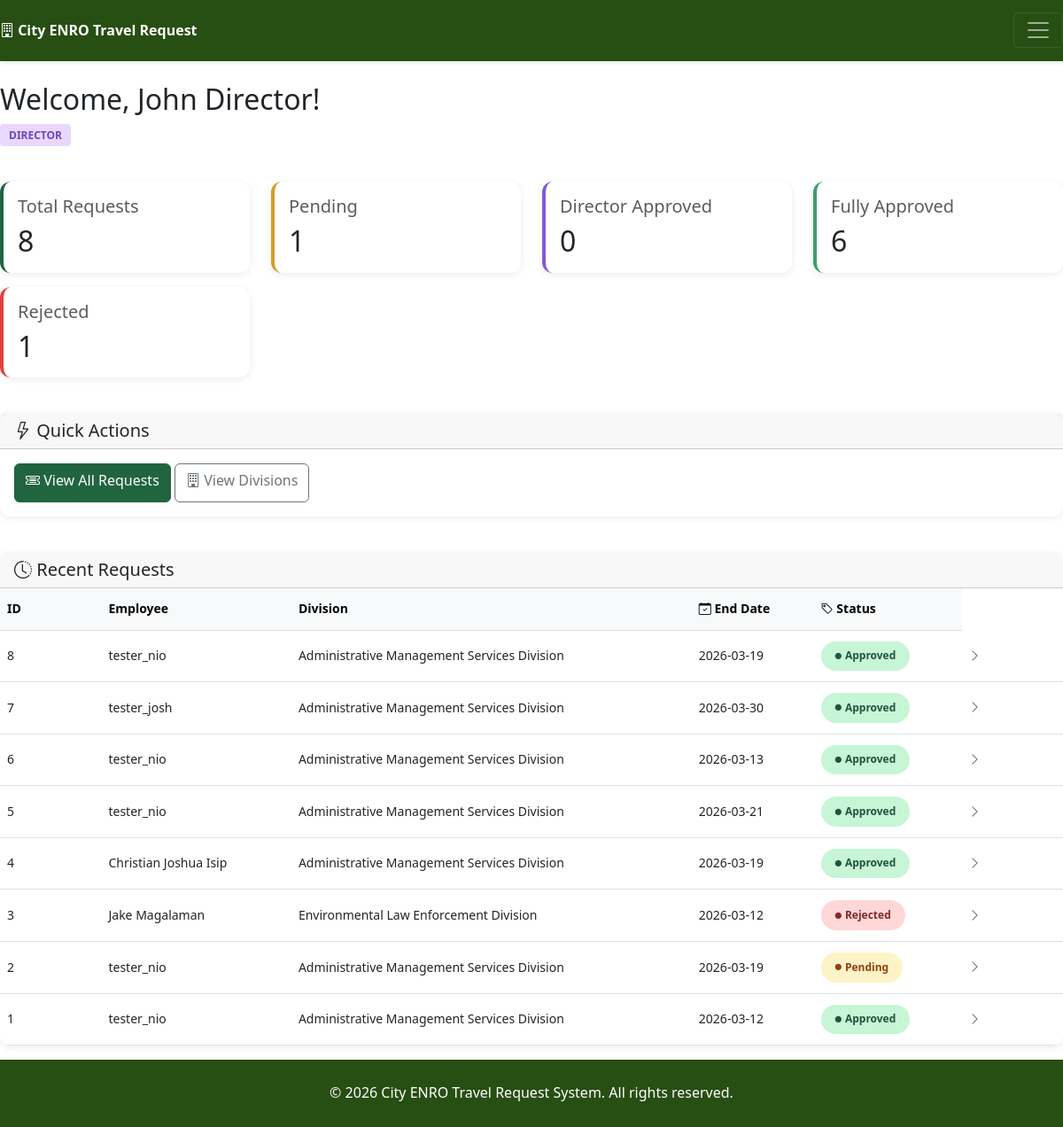
/dashboard (signed in), run on the app's committed database.
### tables this page shows
CREATE TABLE tickets (
            id INTEGER PRIMARY KEY AUTOINCREMENT,
            user_id INTEGER NOT NULL,
            division_id INTEGER NOT NULL,
            destination VARCHAR(200) NOT NULL,
            purpose TEXT NOT NULL,
            associates TEXT,
            start_date DATE NOT NULL,
            end_date DATE NOT NULL,
            vehicle_needed VARCHAR(10) DEFAULT 'no',
            vehicle_assigned VARCHAR(100),
            status VARCHAR(50) DEFAULT 'pending',
            created_at TIMESTAMP DEFAULT CURRENT_TIMESTAMP,
            updated_at TIMESTAMP DEFAULT CURRENT_TIMESTAMP,
            FOREIGN KEY (user_id) REFERENCES users(id),
            FOREIGN KEY (division_id) REFERENCES divisions(id)
        );

CREATE TABLE users (
            id INTEGER PRIMARY KEY AUTOINCREMENT,
            username VARCHAR(50) UNIQUE NOT NULL,
            password VARCHAR(255) NOT NULL,
            role VARCHAR(50) NOT NULL,
            division_id INTEGER,
            full_name VARCHAR(100) NOT NULL,
            created_at TIMESTAMP DEFAULT CURRENT_TIMESTAMP,
            FOREIGN KEY (division_id) REFERENCES divisions(id)
        );

CREATE TABLE divisions (
            id INTEGER PRIMARY KEY AUTOINCREMENT,
            name VARCHAR(100) NOT NULL
        );

### routes/main.py (the view, shortened to what this page needs)
@main_bp.route('/dashboard')
def dashboard():
    if 'user_id' not in session:
        return redirect(url_for('auth.login'))
    user_role = session.get('role')
    user_name = session.get('full_name', 'User')
    db_type = getattr(Config, 'DATABASE_TYPE', 'sqlite')
    try:
        conn = get_db_connection()
        cursor = conn.cursor()
        if user_role == 'employee':
            if db_type == 'sqlite':
                cursor.execute("""
                    SELECT
                        COUNT(*) as total,
                        SUM(CASE WHEN status = 'pending' THEN 1 ELSE 0 END) as pending,
                        SUM(CASE WHEN status = 'director_approved' THEN 1 ELSE 0 END) as director_approved,
                        SUM(CASE WHEN status = 'approved' THEN 1 ELSE 0 END) as approved,
                        SUM(CASE WHEN status = 'rejected' THEN 1 ELSE 0 END) as rejected
                    FROM tickets
                    WHERE user_id = ?
                """, (session['user_id'],))
            else:
                cursor.execute("""
                    SELECT
                        COUNT(*) as total,
                        SUM(CASE WHEN status = 'pending' THEN 1 ELSE 0 END) as pending,
                        SUM(CASE WHEN status = 'director_approved' THEN 1 ELSE 0 END) as director_approved,
                        SUM(CASE WHEN status = 'approved' THEN 1 ELSE 0 END) as approved,
                        SUM(CASE WHEN status = 'rejected' THEN 1 ELSE 0 END) as rejected
                    FROM tickets
                    WHERE user_id = %s
                """, (session['user_id'],))
            stats = dict_from_row(cursor.fetchone()) if db_type == 'sqlite' else cursor.fetchone()
            if db_type == 'sqlite':
                cursor.execute("""
                    SELECT t.*, d.name as division_name
                    FROM tickets t
                    JOIN divisions d ON t.division_id = d.id
                    WHERE t.user_id = ?
                    ORDER BY t.created_at DESC
                    LIMIT 5
                """, (session['user_id'],))
            else:
                cursor.execute("""
                    SELECT t.*, d.name as division_name
                    FROM tickets t
                    JOIN divisions d ON t.division_id = d.id
                    WHERE t.user_id = %s
                    ORDER BY t.created_at DESC
                    LIMIT 5
                """, (session['user_id'],))
            rows = cursor.fetchall()
            recent_tickets = [dict_from_row(row) for row in rows] if db_type == 'sqlite' else cursor.fetchall()
        else:
            if db_type == 'sqlite':
                cursor.execute("""
                    SELECT
                        COUNT(*) as total,
                        SUM(CASE WHEN status = 'pending' THEN 1 ELSE 0 END) as pending,
                        SUM(CASE WHEN status = 'director_approved' THEN 1 ELSE 0 END) as director_approved,
                        SUM(CASE WHEN status = 'approved' THEN 1 ELSE 0 END) as approved,
                        SUM(CASE WHEN status = 'rejected' THEN 1 ELSE 0 END) as rejected
                    FROM tickets
                """)
            stats = dict_from_row(cursor.fetchone()) if db_type == 'sqlite' else cursor.fetchone()
            if db_type == 'sqlite':
                cursor.execute("""
                    SELECT t.*, u.full_name as user_name, d.name as division_name
                    FROM tickets t
                    JOIN users u ON t.user_id = u.id
                    JOIN divisions d ON t.division_id = d.id
                    ORDER BY t.created_at DESC
                    LIMIT 10
                """)
            rows = cursor.fetchall()
            recent_tickets = [dict_from_row(row) for row in rows] if db_type == 'sqlite' else cursor.fetchall()
        conn.close()
        if stats:
            for key in stats:
                if stats[key] is None:
                    stats[key] = 0
        for ticket in recent_tickets:
            if ticket.get('start_date') and isinstance(ticket.get('start_date'), str):
                ticket['start_date'] = datetime.strptime(ticket['start_date'], '%Y-%m-%d').date()
            if ticket.get('end_date') and isinstance(ticket.get('end_date'), str):
                ticket['end_date'] = datetime.strptime(ticket['end_date'], '%Y-%m-%d').date()
    except Exception as e:
        stats = {'total': 0, 'pending': 0, 'director_approved': 0, 'approved': 0, 'rejected': 0}
        recent_tickets = []
        flash(f'Error loading dashboard: {str(e)}', 'danger')
    return render_template('main/dashboard.html',
                         stats=stats,
                         recent_tickets=recent_tickets,
                         user_name=user_name,
                         user_role=user_role)

### routes/main.py (called while the page is built, shortened)
def get_db_connection():
    db_type = getattr(Config, 'DATABASE_TYPE', 'sqlite')
    if db_type == 'sqlite':
        conn = sqlite3.connect(Config.SQLITE_DATABASE)
        conn.row_factory = sqlite3.Row
        return conn

def dict_from_row(row):
    if row is None:
        return None
    return dict(zip(row.keys(), row))

### templates/main/dashboard.html (shortened to what this page needs)
{% extends "base.html" %}
{% block content %}
<div class="row mb-4">
    <div class="col-12">
        <h2>Welcome, {{ user_name }}!</h2>
        <p class="text-muted">
            <span class="role-badge role-{{ user_role }}">{{ user_role|replace('_', ' ')|title }}</span>
        </p>
    </div>
</div>
<div class="row mb-4">
    <div class="col-md-3">
        <div class="card stat-card">
            <div class="card-body">
                <h5 class="card-title text-muted">Total Requests</h5>
                <h2 class="mb-0">{{ stats.total }}</h2>
            </div>
        </div>
    </div>
    <div class="col-md-3">
        <div class="card stat-card pending">
            <div class="card-body">
                <h5 class="card-title text-muted">Pending</h5>
                <h2 class="mb-0">{{ stats.pending }}</h2>
            </div>
        </div>
    </div>
    {% if user_role in ['director', 'final_authorizer', 'admin'] %}
    <div class="col-md-3">
        <div class="card stat-card director_approved">
            <div class="card-body">
                <h5 class="card-title text-muted">Director Approved</h5>
                <h2 class="mb-0">{{ stats.director_approved }}</h2>
            </div>
        </div>
    </div>
    {% endif %}
    <div class="col-md-3">
        <div class="card stat-card approved">
            <div class="card-body">
                <h5 class="card-title text-muted">Fully Approved</h5>
                <h2 class="mb-0">{{ stats.approved }}</h2>
            </div>
        </div>
    </div>
    <div class="col-md-3">
        <div class="card stat-card rejected">
            <div class="card-body">
                <h5 class="card-title text-muted">Rejected</h5>
                <h2 class="mb-0">{{ stats.rejected }}</h2>
            </div>
        </div>
    </div>
</div>
<div class="row mb-4">
    <div class="col-12">
        <div class="card">
            <div class="card-header">
                <h5 class="mb-0"><i class="bi bi-lightning"></i> Quick Actions</h5>
            </div>
            <div class="card-body">
                {% if user_role == 'employee' %}
                <a href="{{ url_for('tickets.create') }}" class="btn btn-primary">
                    <i class="bi bi-plus-circle"></i> Create New Travel Request
                </a>
                <a href="{{ url_for('tickets.my_tickets') }}" class="btn btn-outline-primary">
                    <i class="bi bi-ticket-detailed"></i> View My Requests
                </a>
                {% else %}
                <a href="{{ url_for('tickets.all_tickets') }}" class="btn btn-primary">
                    <i class="bi bi-ticket-detailed"></i> View All Requests
                </a>
                {% endif %}
                <a href="{{ url_for('main.divisions') }}" class="btn btn-outline-secondary">
                    <i class="bi bi-building"></i> View Divisions
                </a>
            </div>
        </div>
    </div>
</div>
<div class="row">
    <div class="col-12">
        <div class="card table-card">
            <div class="card-header">
                <h5 class="mb-0"><i class="bi bi-clock-history"></i> Recent Requests</h5>
            </div>
            <div class="card-body p-0">
                {% if recent_tickets %}
                <div class="table-responsive">
                    <table class="table table-hover mb-0">
                        <thead class="table-light">
                            <tr>
                                <th>ID</th>
                                {% if user_role != 'employee' %}
                                <th>Employee</th>
                                <th>Division</th>
                                {% endif %}
                                <th><i class="bi bi-calendar-check"></i> End Date</th>
                                <th><i class="bi bi-tag"></i> Status</th>
                            </tr>
                        </thead>
                        <tbody>
                            {% for ticket in recent_tickets %}
                            <tr class="ticket-row" data-ticket-id="{{ ticket.id }}">
                                <td>{{ ticket.id }}</td>
                                {% if user_role != 'employee' %}
                                <td>{{ ticket.user_name }}</td>
                                <td>{{ ticket.division_name }}</td>
                                {% endif %}
                                <td>{{ ticket.end_date.strftime('%Y-%m-%d') if ticket.end_date else '-' }}</td>
                                <td>
                                    <span class="status-badge status-{{ ticket.status }} px-2 py-1">
                                        <i class="bi bi-circle-fill me-1" style="font-size: 0.6em;"></i>
                                        {{ ticket.status|replace('_', ' ')|title }}
                                    </span>
                                </td>
                                <td>
                                    <i class="bi bi-chevron-right text-muted"></i>
                                </td>
                            </tr>
                            {% endfor %}
                        </tbody>
                    </table>
                </div>
                {% endif %}
            </div>
        </div>
    </div>
</div>
{% endblock %}

### templates/base.html (style rules this page uses)
:root { --primary-color: #274e13; --accent-color: #216440; --success-color: #38a169; --warning-color: #d69e2e; --danger-color: #e53e3e; --light-bg: #3f6342; }
body { background-image: url('/static/img/nd%20CREDIT%20John%20Christian%20Yayen_CNCH%20%2B%20Honday%20Bay-blue%20filter.jpg'); background-size: cover; background-position: flex; background-repeat: no-repeat; background-attachment: fixed; min-height: 100vh; display: flex; flex-direction: column; font-size: clamp(0.875rem, 1rem, 1.125rem); line-height: 1.6; margin: 0; padding: 0; }
.card { border: none; border-radius: 10px; box-shadow: 0 2px 8px rgba(0,0,0,0.08); transition: transform 0.2s, box-shadow 0.2s; }
.btn-primary { background-color: var(--accent-color); border-color: var(--accent-color); }
.stat-card { border-left: 4px solid var(--accent-color); }
.stat-card.pending { border-left-color: var(--warning-color); }
.stat-card.approved { border-left-color: var(--success-color); }
.stat-card.rejected { border-left-color: var(--danger-color); }
.stat-card.director_approved { border-left-color: #805ad5; }
.status-badge { padding: 5px 12px; border-radius: 20px; font-size: 0.85rem; font-weight: 500; }
.status-pending { background-color: #fef3c7; color: #92400e; }
.status-approved { background-color: #c6f6d5; color: #22543d; }
.status-rejected { background-color: #fed7d7; color: #822727; }
.table-card { border-radius: 10px; overflow: hidden; }
.role-badge { display: inline-block; padding: 3px 10px; border-radius: 4px; font-size: 0.75rem; text-transform: uppercase; font-weight: 600; }
.role-director { background-color: #e9d8fd; color: #6b46c1; }
h2 { font-size: clamp(1.25rem, 3.5vw, 2rem); }
h4, h5, h6 { font-size: clamp(1rem, 2.5vw, 1.25rem); }
.btn { font-size: clamp(0.875rem, 2.5vw, 1rem); min-height: clamp(37px, 10vw, 43px); }
.table { font-size: clamp(0.75rem, 2vw, 0.875rem); }
.status-badge { font-size: clamp(0.75rem, 2.5vw, 0.875rem); padding: clamp(0.4rem, 2vw, 0.6rem) clamp(0.75rem, 4vw, 1rem) !important; font-weight: 600 !important; min-height: 1.5em; display: inline-flex; align-items: center; line-height: 1.2; white-space: nowrap; }
.card { margin-bottom: 1rem; border-radius: 0.75rem; }
.btn { min-height: 44px; font-size: 16px; }
.status-badge { font-size: 0.75rem; padding: 0.375rem 0.75rem; }
table { font-size: 0.875rem; }
.table th, .table td { padding: 0.75rem 0.5rem; white-space: nowrap; min-width: 80px; }
.ticket-row { cursor: pointer; transition: background-color 0.2s; }
html { overflow-y: scroll !important; }
.ticket-row td { vertical-align: middle; }

### data on the page
tickets: id "8", user_name "tester_nio", division_name "Administrative Management Services Division", end_date "2026-03-19", status "Approved"
tickets: id "7", user_name "tester_josh", division_name "Administrative Management Services Division", end_date "2026-03-30", status "Approved"
tickets: id "6", user_name "tester_nio", division_name "Administrative Management Services Division", end_date "2026-03-13", status "Approved"
tickets: id "5", user_name "tester_nio", division_name "Administrative Management Services Division", end_date "2026-03-21", status "Approved"
tickets: id "4", user_name "Christian Joshua Isip", division_name "Administrative Management Services Division", end_date "2026-03-19", status "Approved"
tickets: id "3", user_name "Jake Magalaman", division_name "Environmental Law Enforcement Division", end_date "2026-03-12", status "Rejected"
tickets: id "2", user_name "tester_nio", division_name "Administrative Management Services Division", end_date "2026-03-19", status "Pending"
tickets: id "1", user_name "tester_nio", division_name "Administrative Management Services Division", end_date "2026-03-12", status "Approved"

### other printed values
{{ user_name }} "John Director"
{{ user_role|replace('_', ' ')|title }} "DIRECTOR"
{{ stats.total }} "8"
{{ stats.pending }} "1"
{{ stats.director_approved }} "0"
{{ stats.approved }} "6"
{{ stats.rejected }} "1"
